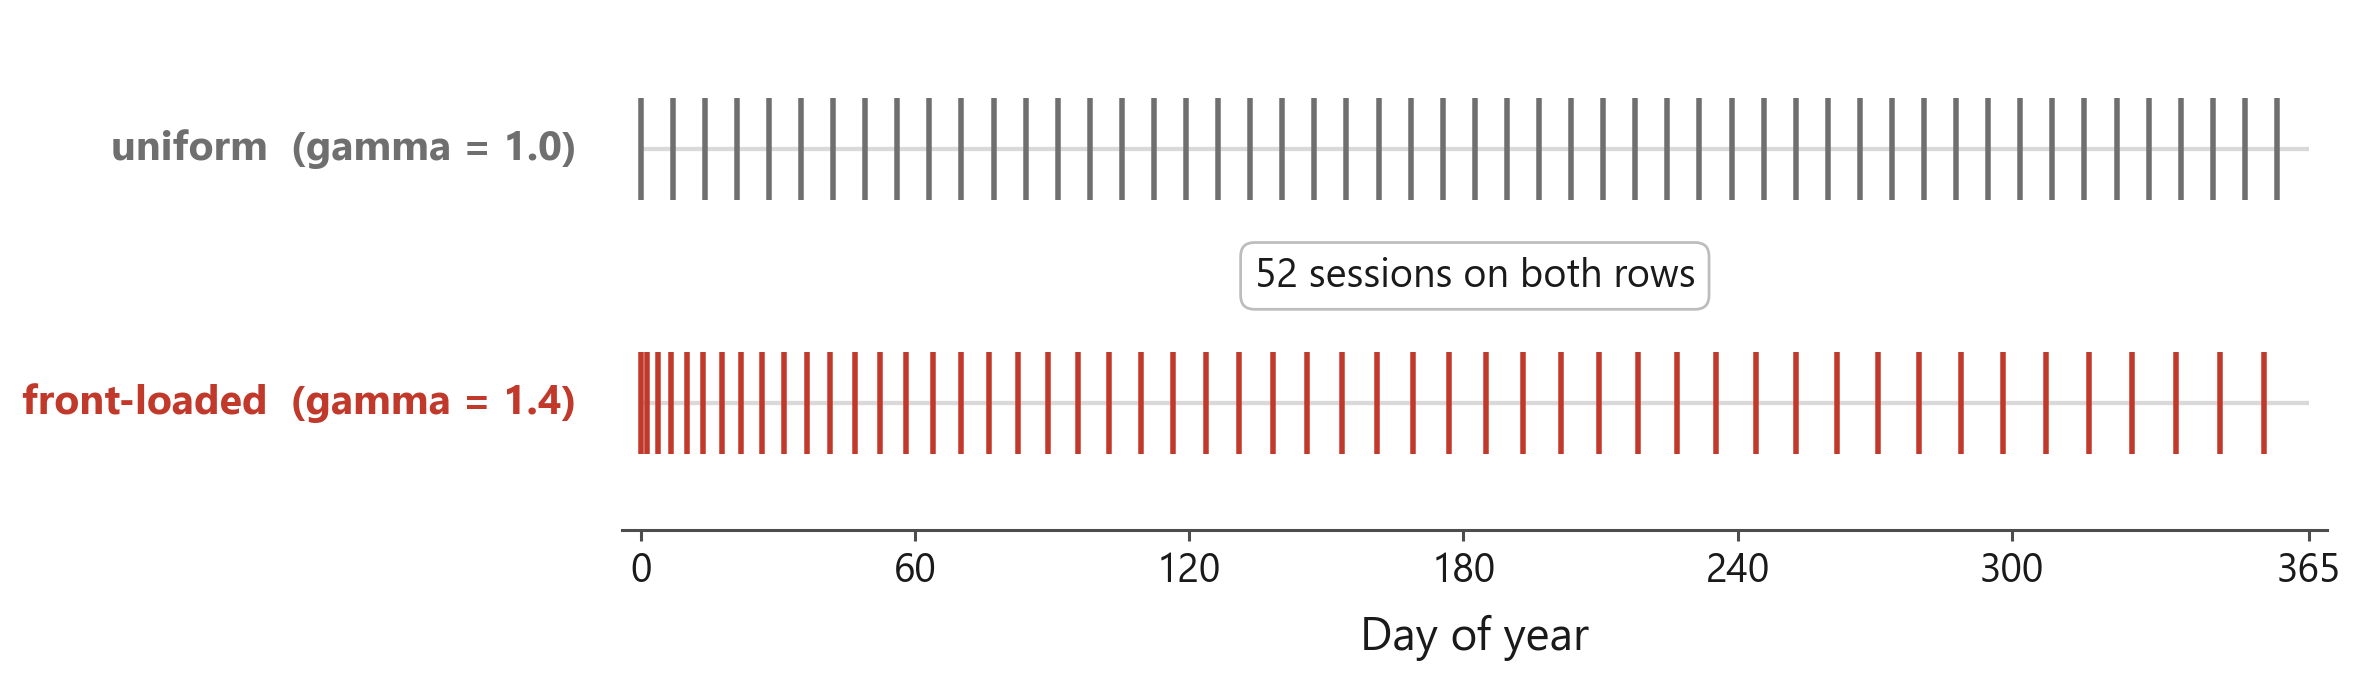

This chart was generated by the following Python code:
"""F6: what the spacing exponent gamma actually does to the calendar.

No CSV.  Session days come straight from vitd_optimization.warp_days.
N = 52 (not 365) so individual ticks are resolvable on a slide.
"""
import os
import sys

import matplotlib.pyplot as plt
import numpy as np

HERE = os.path.dirname(os.path.abspath(__file__))
REPO = os.path.abspath(os.path.join(HERE, "..", ".."))
sys.path.insert(0, HERE)
sys.path.insert(0, REPO)

from slidestyle import use_slide_style, ACCENT, TEXT_COLOR  # noqa: E402
from vitd_optimization import warp_days  # noqa: E402

OUT = os.path.join(HERE, "f6_gamma_warp.png")

N = 52
T = 365


def main():
    use_slide_style()

    uni = warp_days(N=N, T_days=T, gamma=1.0)
    fro = warp_days(N=N, T_days=T, gamma=1.4)

    assert len(uni) == len(fro) == N, (
        f"F6 assertion FAILED: tick counts differ - uniform {len(uni)}, "
        f"front-loaded {len(fro)}, expected {N} each"
    )
    print(f"F6: {len(uni)} sessions on both rows; "
          f"uniform first gap {uni[1] - uni[0]:.4f} d, "
          f"front-loaded first gap {fro[1] - fro[0]:.4f} d, "
          f"front-loaded last gap {fro[-1] - fro[-2]:.4f} d.")

    fig, ax = plt.subplots(figsize=(10, 3))
    ax.grid(False)

    rows = [
        (1.0, uni, "uniform  (gamma = 1.0)", "#6f6f6f"),
        (0.0, fro, "front-loaded  (gamma = 1.4)", ACCENT),
    ]
    half = 0.20
    for y, days, label, color in rows:
        ax.hlines(y, 0, T, color="#d9d9d9", lw=1.4, zorder=1)
        ax.vlines(days, y - half, y + half, color=color, lw=1.8, zorder=3)
        ax.text(-14, y, label, ha="right", va="center", fontsize=13.5,
                color=color, fontweight="bold")

    ax.annotate("52 sessions on both rows",
                xy=(T * 0.5, 0.5), ha="center", va="center",
                fontsize=13, color=TEXT_COLOR,
                bbox=dict(boxstyle="round,pad=0.35", facecolor="white",
                          edgecolor="#bdbdbd", linewidth=0.9))

    ax.set_xlim(-4, T + 4)
    ax.set_ylim(-0.5, 1.5)
    ax.set_yticks([])
    ax.set_xticks([0, 60, 120, 180, 240, 300, 365])
    ax.set_xlabel("Day of year")
    ax.spines["left"].set_visible(False)
    ax.tick_params(axis="y", length=0)

    fig.savefig(OUT)
    plt.close(fig)
    print(f"wrote {OUT}")


if __name__ == "__main__":
    main()
